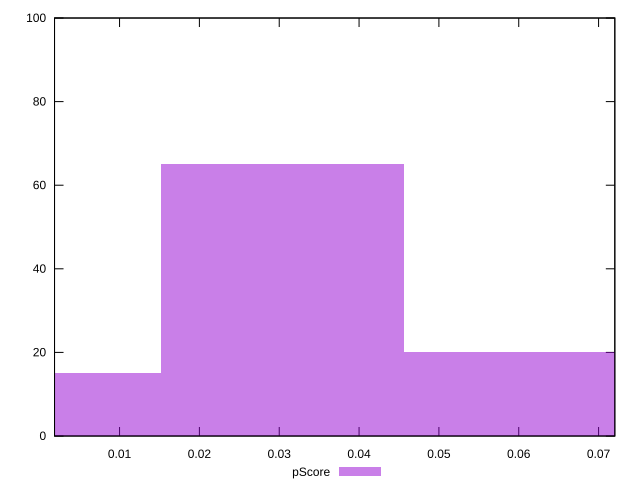

This figure's gnuplot source:
reset

$pScore <<EOF
0 15
0.030445837625816787 65
0.060891675251633574 20
EOF

set key outside below
set boxwidth 0.030445837625816787
set xrange [0.0018559855721762553:0.0720342047232495]
set yrange [0:100]
set trange [0:100]
set style fill transparent solid 0.5 noborder
set terminal svg size 640, 490 enhanced background rgb 'white'
set output "report_00015_2021-02-09T16-11-33.973Z/largest-contentful-paint/samples/pages+cached+noadtech+nomedia/pScore/histogram.svg"

plot $pScore title "pScore" with boxes

reset
